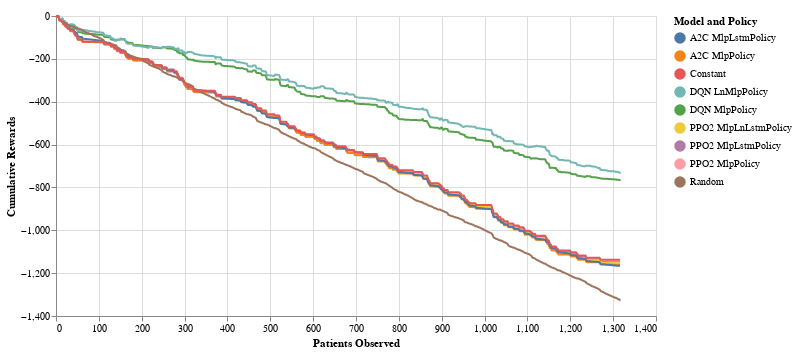

The cell this chart's notebook holds for it:
### Markdown cell above
From https://altair-viz.github.io/gallery/multiline_tooltip.html

### Code cell
# Create a selection that chooses the nearest point & selects based on x-value
nearest = alt.selection(type='single', nearest=True, on='mouseover',
                        fields=['patients'], empty='none')

# The basic line
line = alt.Chart(pivot).mark_line(interpolate='basis').encode(
    x=alt.X('patients', axis=alt.Axis(title='Patients Observed')),
    y=alt.Y('value', axis=alt.Axis(title='Cumulative Rewards')),
    color=alt.Color('variable', legend=alt.Legend(title='Model and Policy'))
)

# Transparent selectors across the chart. This is what tells us
# the x-value of the cursor
selectors = alt.Chart(pivot).mark_point().encode(
    x='patients:Q',
    opacity=alt.value(0),
).add_selection(
    nearest
)

# Draw points on the line, and highlight based on selection
points = line.mark_point().encode(
    opacity=alt.condition(nearest, alt.value(1), alt.value(0))
)

# Draw text labels near the points, and highlight based on selection
text = line.mark_text(align='left', dx=5, dy=-5).encode(
    text=alt.condition(nearest, 'value:Q', alt.value(' '))
)

# Draw a rule at the location of the selection
rules = alt.Chart(pivot).mark_rule(color='gray').encode(
    x='patients:Q',
).transform_filter(
    nearest
)

# Put the five layers into a chart and bind the data
alt.layer(
    line, selectors, points, rules, text
).properties(
    width=600, height=300
)

### Figure 1 — Vega-Lite specification as saved in the notebook (floating-point values rounded to 4 significant figures; data arrays with more than 128 entries replaced by an {"elided": "..."} marker saying what was removed)
{"config": {"view": {"continuousWidth": 400, "continuousHeight": 300}}, "layer": [{"mark": {"type": "line", "interpolate": "basis"}, "encoding": {"color": {"type": "nominal", "field": "variable", "legend": {"title": "Model and Policy"}}, "x": {"type": "quantitative", "axis": {"title": "Patients Observed"}, "field": "patients"}, "y": {"type": "quantitative", "axis": {"title": "Cumulative Rewards"}, "field": "value"}}}, {"mark": "point", "encoding": {"opacity": {"value": 0}, "x": {"type": "quantitative", "field": "patients"}}, "selection": {"selector002": {"type": "single", "nearest": true, "on": "mouseover", "fields": ["patients"], "empty": "none"}}}, {"mark": "point", "encoding": {"color": {"type": "nominal", "field": "variable", "legend": {"title": "Model and Policy"}}, "opacity": {"condition": {"value": 1, "selection": "selector002"}, "value": 0}, "x": {"type": "quantitative", "axis": {"title": "Patients Observed"}, "field": "patients"}, "y": {"type": "quantitative", "axis": {"title": "Cumulative Rewards"}, "field": "value"}}}, {"mark": {"type": "rule", "color": "gray"}, "encoding": {"x": {"type": "quantitative", "field": "patients"}}, "transform": [{"filter": {"selection": "selector002"}}]}, {"mark": {"type": "text", "align": "left", "dx": 5, "dy": -5}, "encoding": {"color": {"type": "nominal", "field": "variable", "legend": {"title": "Model and Policy"}}, "text": {"condition": {"type": "quantitative", "field": "value", "selection": "selector002"}, "value": " "}, "x": {"type": "quantitative", "axis": {"title": "Patients Observed"}, "field": "patients"}, "y": {"type": "quantitative", "axis": {"title": "Cumulative Rewards"}, "field": "value"}}}], "data": {"name": "data-c9850655c7a257e7e784f9af41f1e00a"}, "height": 300, "width": 600, "$schema": "https://vega.github.io/schema/vega-lite/v4.8.1.json", "datasets": {"data-c9850655c7a257e7e784f9af41f1e00a": {"elided": "11853 records"}}}
